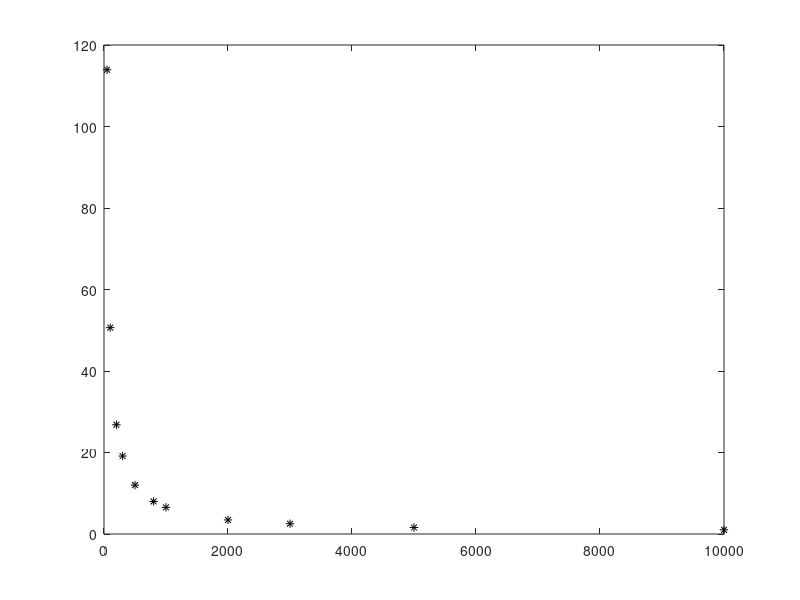
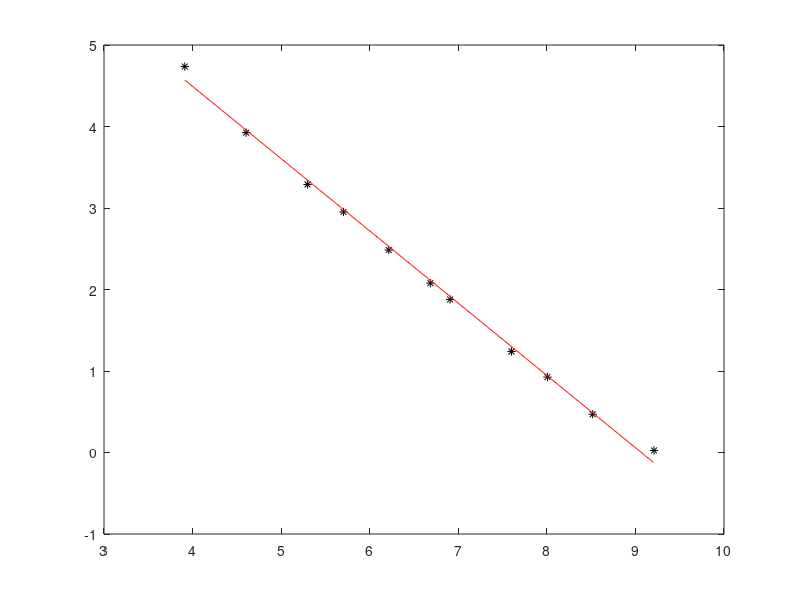

The MATLAB script that drew these images, in order:
clear all; close all;
%%%%% Calculos para factor de rizado en funcion de la resistencia
C = 100e-6; F = 60;
RL = [50 100 200 300 500 800 1000 2000 3000 5000 10000];
VR = [4.6 3.2 2 1.5 1.0 0.68 0.56 0.3 0.22 0.14 0.09];
DELTAVR = [0.28 0.28 0.28 0.2 0.2 0.08 0.08 0.04 0.04 0.02 0.02];
VP = [8.6 8.6 8.6 8.6 8.8 8.8 8.8 8.8 8.8 8.8 8.8 ];
DELTAVP = [0.2 0.2 0.2 0.2 0.2 0.2 0.2 0.2 0.2 0.2 0.2 ];
VCD = VP.*(1-((1)./(2*pi*F*RL*C)));
DELTAVCD = DELTAVP.*(1-((1)./(2*pi*F*RL*C)));
FR = (VR./VCD)*100;

%%%%% Ajuste escala log mediante Minimos Cuadrados
x = log(RL); y = log(FR); N = length(x)
sxy = sum(x.*y); sxx = sum(x.*x); syy = sum(y.*y); sx = sum(x); sy = sum(y);
a = (((N)*(sxy))-((sx)*(sy)))/(((N)*(sxx))-((sx)*(sx)))
b = (((sxx)*(sy))-((sx)*(sxy)))/(((N)*(sxx))-((sx)*(sx)))
e = (y-((a*x)+b)).^2; sei = sum(e);
incertidumbrea=sqrt((sei)/(N-2))*sqrt((N)/(((N)*(sxx))-((sx)*(sx))))
incertidumbreb=sqrt((sei)/(N-2))*sqrt((sxx)/(((N)*(sxx))-((sx)*(sx))))
r = (((N)*(sxy))-((sx)*(sy)))/(sqrt(((N)*(sxx))-((sx)*(sx)))*sqrt(((N)*(syy))-((sy)*(sy))))

%%%%% recta ajuste
xx = min(x):0.01:max(x); yy = a*xx+b;

%%%%% FIGURAS. 1. Interpolacion datos experimentales. 2. Ajuste lineal en escala log
figure(1); clf;
plot(RL,FR,'*k')

figure(2); clf;
plot(x,y,'k*',xx,yy,'-r')